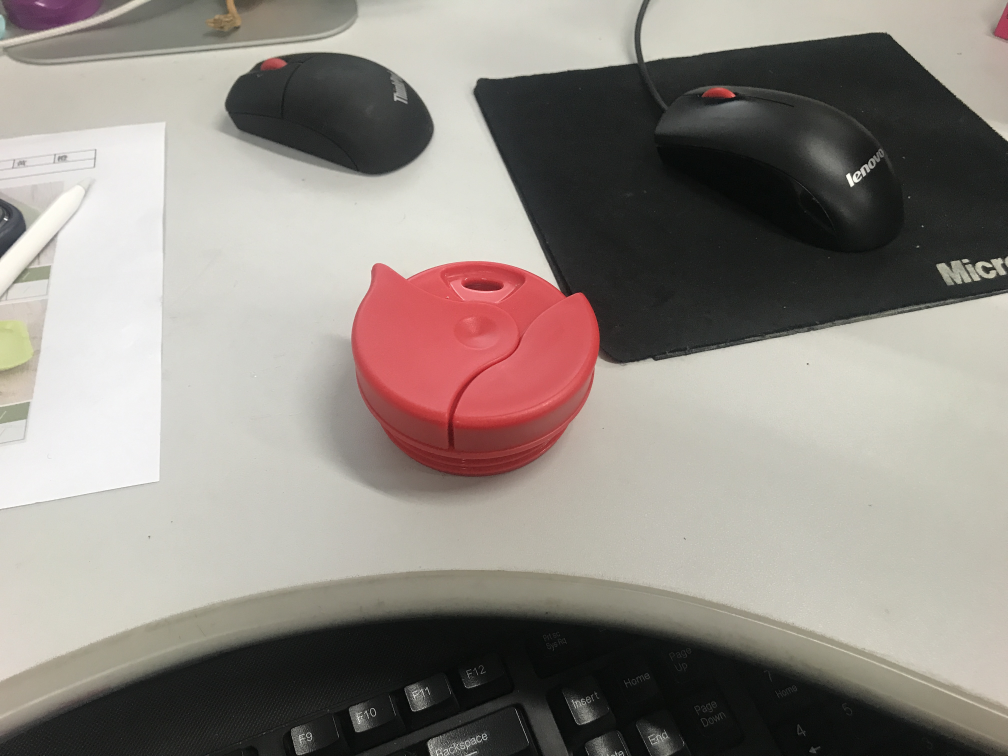
//> input picture CLASS_8/EX3/EX3/1.jpg, 4032 x 3024 px (shown at 1/4 size)
$ ./main   (built with g++ and OpenCV 4)
//> lines starting //> are read from the running program, lines starting //| are printed output that depends on the picture; after the words box and inside, x2 and y2 are one past the last pixel; in counts of white or black regions, pixels touching at a corner belong together
#include <iostream>
#include <opencv2/opencv.hpp>
using namespace cv;
using namespace std;

int main()
{
	cv::Mat src_color = imread("1.jpg");
//> src_color is the input picture: 3024 rows x 4032 cols, CV_8UC3; mean B, G, R 130.4, 136.7, 143.8
	double scale = 0.2;//缩小图片
	Size ResImgSiz = Size(src_color.cols*scale,src_color.rows*scale);
//> ResImgSiz = Size(806, 604)
	Mat rsrc_color = Mat(ResImgSiz,src_color.type());
	resize(src_color,rsrc_color, ResImgSiz,INTER_LINEAR);
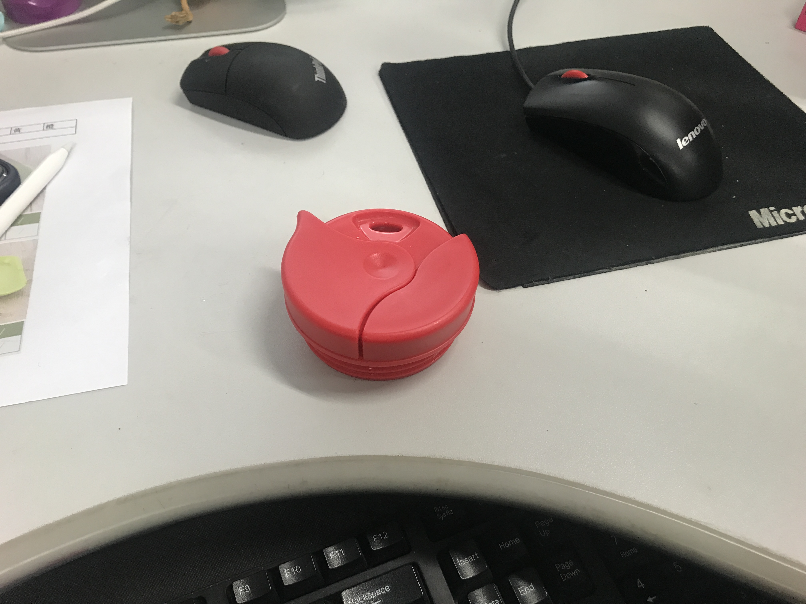
//> rsrc_color: 604 rows x 806 cols, CV_8UC3; mean B, G, R 130.3, 136.6, 143.7
	/*在dstColor上绘图*/
	Mat dstColor = rsrc_color;
	/*在dst上存符合条件的灰度图用以筛选*/
	Mat dst = imread("1.jpg",0);
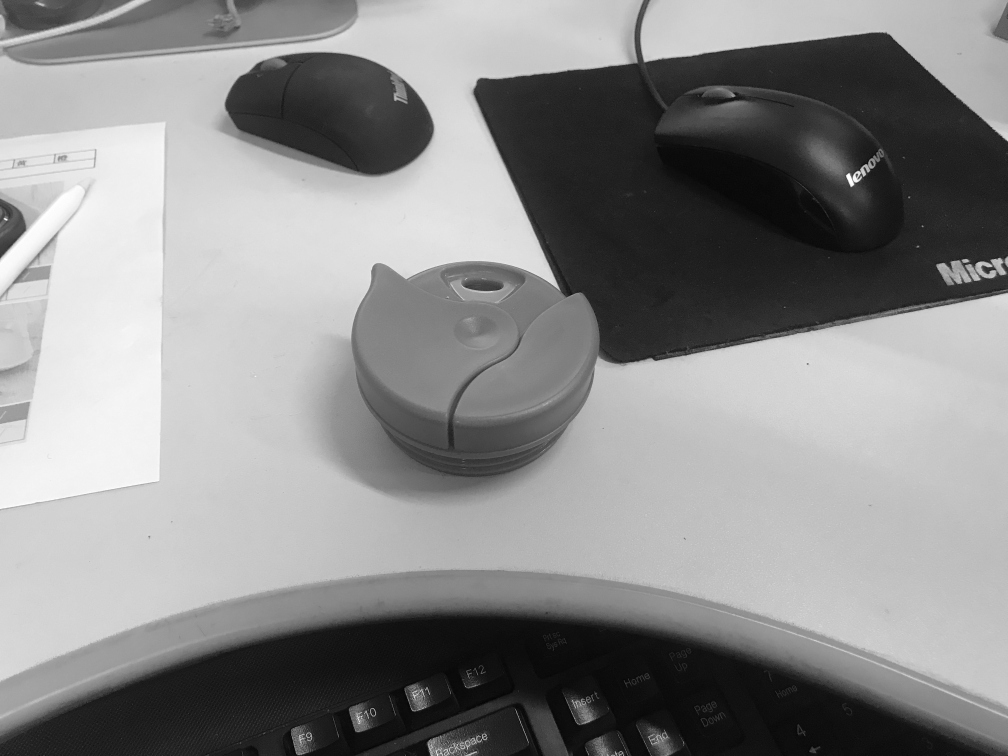
//> dst: 3024 rows x 4032 cols, CV_8UC1 (shown at 1/4 size); min 0, max 255, mean 138.1
	Mat rdst = Mat(ResImgSiz, dst.type());
	resize(dst, rdst, ResImgSiz, INTER_LINEAR);
	/*获得同样尺寸的数据记录板*/
	threshold(rdst, rdst, 255, 255, THRESH_BINARY);
//> rdst: 604 rows x 806 cols, CV_8UC1; every value is 0
	/*将图片三通道分离*/
	std::vector<cv::Mat> channels;
	cv::split(rsrc_color, channels);
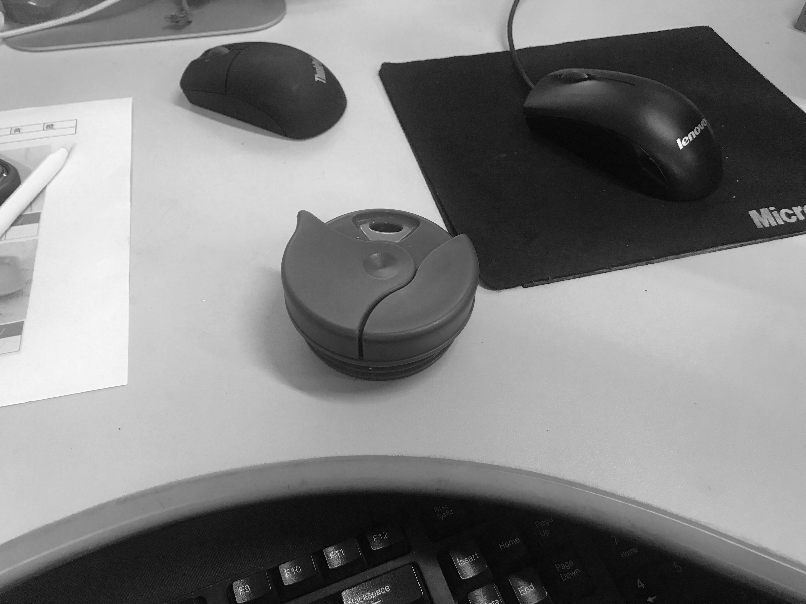
//> channels[0]: 604 rows x 806 cols, CV_8UC1; min 0, max 253, mean 130.3
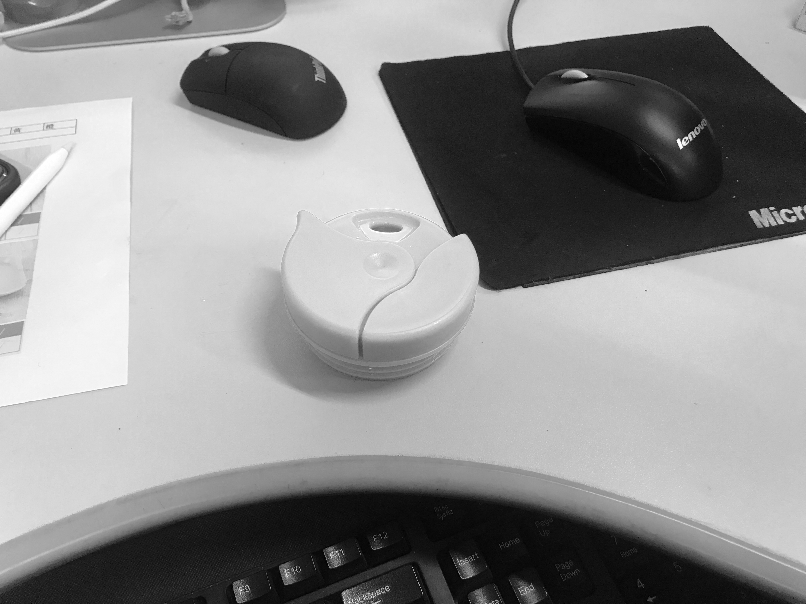
//> channels[2]: 604 rows x 806 cols, CV_8UC1; min 0, max 255, mean 143.7
	cv::Mat B = channels.at(0);
	cv::Mat G = channels.at(1);
	cv::Mat R = channels.at(2);

	for (int j = 0; j < rsrc_color.rows; j++)//使用合适的条件将瓶盖与背景分离
	{
		uchar* pdata_R = R.ptr<uchar>(j);
		uchar* pdata_G = G.ptr<uchar>(j);
		uchar* pdata_rdst = rdst.ptr<uchar>(j);
		for (int i = 0; i < rsrc_color.cols; i++)
		{
			uchar data_R = pdata_R[i];
			uchar data_G = pdata_G[i];
			if (data_R > 70 & data_G < 150)
			{
				pdata_rdst[i] = 255;
			}

		}
	}
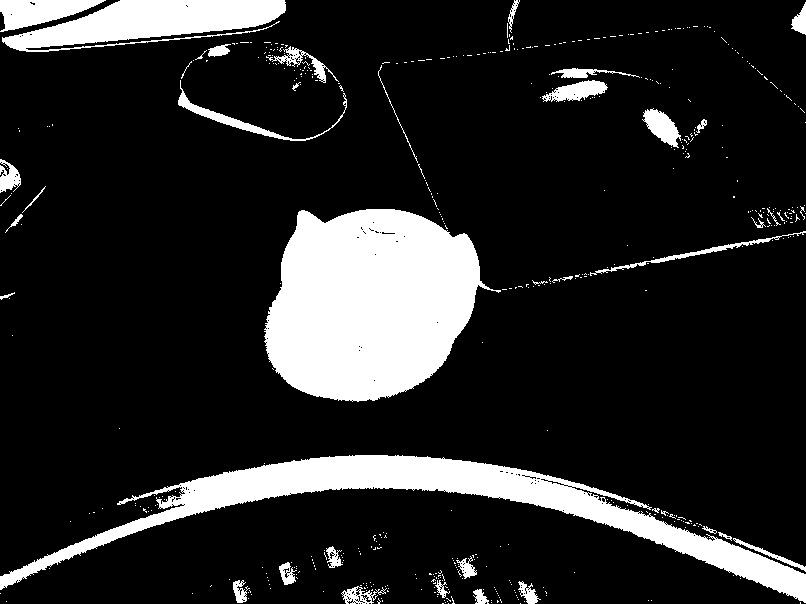
//> rdst: 604 rows x 806 cols, CV_8UC1; 15.1% white; 499 white regions (460 under 20 px), largest, box (x1, y1, x2, y2) and area: (264, 209, 501, 402) 32655, (0, 455, 806, 603) 21818, (2, 0, 286, 52) 8312

	Mat size = getStructuringElement(MORPH_RECT, Size(6, 6));

	Mat rdstopen;
	morphologyEx(rdst, rdstopen, MORPH_OPEN, size);
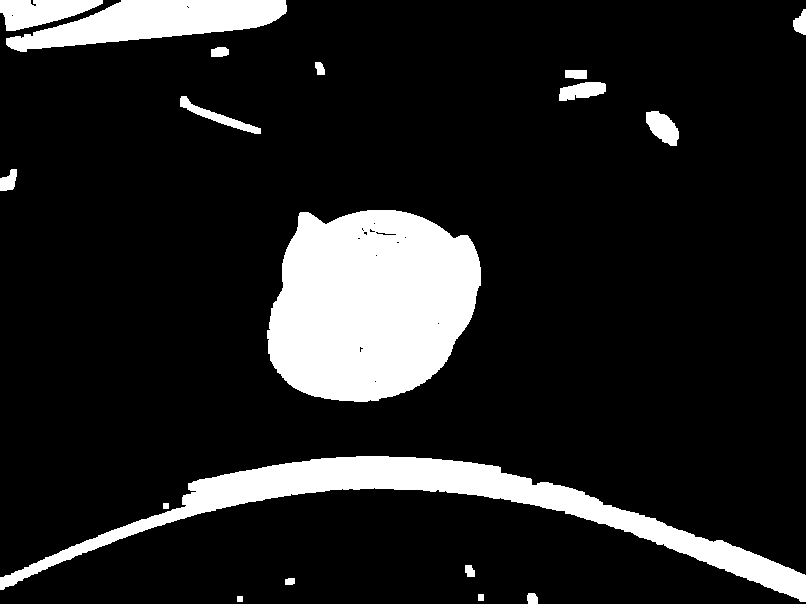
//> rdstopen: 604 rows x 806 cols, CV_8UC1; 13.6% white; 18 white regions
	vector<vector<Point>> contours;
	findContours(rdstopen, contours, CV_RETR_EXTERNAL, CV_CHAIN_APPROX_NONE);
//> contours = 18 contours; largest, box (x1, y1, x2, y2) and area: (267, 210, 481, 402) 32206, (0, 456, 806, 602) 19378, (6, 0, 287, 52) 7736, (0, 0, 103, 31) 1919, (646, 111, 679, 146) 688

	for (int j = 0; j < contours.size(); j++)//选择符合条件的轮廓
	{
		RotatedRect rbox = minAreaRect(contours[j]);
		Point2f vtx[4];
		rbox.points(vtx);

		double X = (vtx[0].x - vtx[1].x)*(vtx[0].x - vtx[1].x) + (vtx[0].y - vtx[1].y)*(vtx[0].y - vtx[1].y);
		double Y = (vtx[1].x - vtx[2].x)*(vtx[1].x - vtx[2].x) + (vtx[1].y - vtx[2].y)*(vtx[1].y - vtx[2].y);
		double F = X / Y;
		double S = sqrt(X) * sqrt(Y);
		if (F > 0.81 & F < 1.21 & S > 100)
		{
			for (int i = 0; i < 4; i++)
			{
				cv::line(dstColor, vtx[i], vtx[i < 3 ? i + 1 : 0], cv::Scalar(0, 0, 255), 2, CV_AA);
			}
		}

	}
//> this loop made 18 passes
//> (rbox, X, Y, F, S) on passes 1 to 7: (centre (239.5, 598.5), size (5, 5), angle -90, 25, 25, 1, 25), (centre (480.5, 597), size (6, 5), angle -90, 25, 36, 0.694, 30), (centre (532, 598), size (10, 10), angle -90, 100, 100, 1, 100), (centre (289.5, 581), size (6, 9), angle -90, 81, 36, 2.25, 54), (centre (469.5, 570.5), size (11, 9), angle -90, 81, 121, 0.669, 99), (centre (165.5, 505.5), size (5, 5), angle -90, 25, 25, 1, 25), (centre (403.5, 525.6), size (138.8, 805.3), angle -89.1, 648458.8, 19266.6, 33.66, 111774.9)
//> (rbox, vtx, X, Y, F, S) on passes 9, 13, 14, 15, 16: (centre (8, 179.5), size (21, 16), angle -90, 4 Points (x, y): [16, 190], [0, 190], [0, 169], [16, 169], 256, 441, 0.58, 336), (centre (575.5, 74), size (8, 21), angle -90, 4 Points (x, y): [586, 78], [565, 78], [565, 70], [586, 70], 441, 64, 6.89, 168), (centre (319.5, 68), size (12, 9), angle -90, 4 Points (x, y): [324, 74], [315, 74], [315, 62], [324, 62], 81, 144, 0.562, 108), (centre (219.5, 51.5), size (9, 17), angle -90, 4 Points (x, y): [228, 56], [211, 56], [211, 47], [228, 47], 289, 81, 3.57, 153), (centre (799, 21.5), size (25, 12), angle -90, 4 Points (x, y): [805, 34], [793, 34], [793, 9], [805, 9], 144, 625, 0.23, 300)
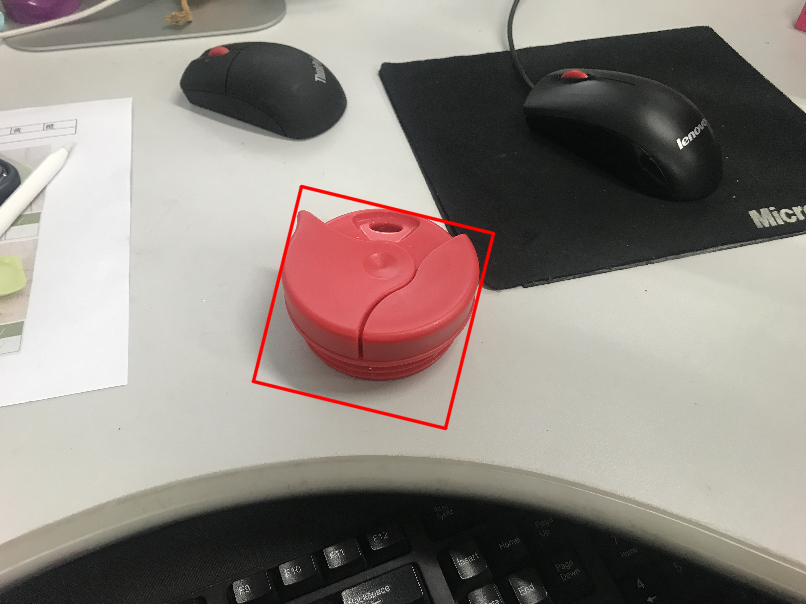
//> dstColor: 604 rows x 806 cols, CV_8UC3; 0.8% of pixels changed, all inside (x1, y1, x2, y2) = (251, 184, 496, 431)

	imshow("dstColor",dstColor);
	waitKey(0);
}
